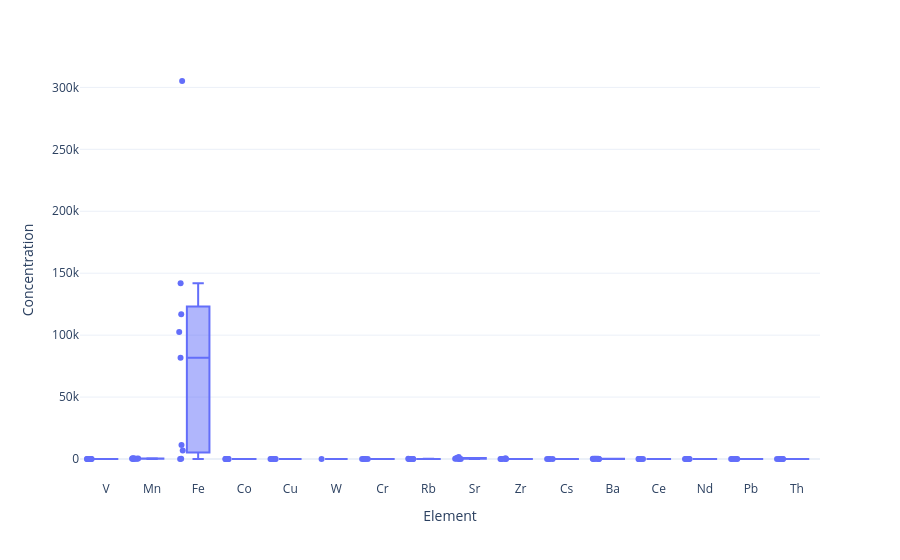

The notebook cell saved with this chart:
### Markdown cell above
### Bar graph (sediments)

### Code cell
# Sediment metal distributions

sm = pd.read_csv(os.path.join(DATA_DIR, "MAGs", "FENIX21", "sediment_metals.csv"))
df = sm.drop('ExpID', axis=1)

df.iloc[:, 2:] = df.iloc[:, 2:].apply(pd.to_numeric, errors='coerce')
df_melted = df.melt(id_vars=["SiteID"], var_name="Element", value_name="Concentration")
df_melted.dropna(subset=["Concentration"], inplace=True)

plt.figure(figsize=(20, 5))
sns.boxplot(x="Element", y="Concentration", data=df_melted)
#plt.ylim((0, 900)) 
plt.xticks(rotation=90)
plt.title("Sediment Metal Distributions")
plt.gca().set_facecolor('white') 

plt.show()

fig = px.box(df_melted, 
    x="Element", 
    y="Concentration", 
    points="all",  # Show all points, including outliers
    hover_data=["SiteID"], 
    #title="Sediment Metal Distributions",
    template="plotly_white"
)

fig.show()

### Figure 1 — Plotly figure (JSON) as saved in the notebook; plotly's stock layout.template omitted (floating-point values rounded to 4 significant figures)
{"data": [{"alignmentgroup": "True", "boxpoints": "all", "customdata": [["CG"], ["FE"], ["GA"], ["LS"], ["PI"], ["SI1"], ["SI2"], ["SP2"], ["VR"], ["CG"], ["FE"], ["GA"], ["LS"], ["PI"], ["SI1"], ["SI2"], ["SP2"], ["VR"], ["CG"], ["FE"], ["GA"], ["LS"], ["PI"], ["SI1"], ["SI2"], ["SP2"], ["VR"], ["FE"], ["GA"], ["LS"], ["PI"], ["SI1"], ["SI2"], ["VR"], ["GA"], ["LS"], ["PI"], ["SI1"], ["SI2"], ["VR"], ["PI"], ["FE"], ["PI"], ["SI1"], ["SI2"], ["SP2"], ["VR"], ["GA"], ["LS"], ["PI"], ["SI1"], ["SI2"], ["VR"], ["CG"], ["FE"], ["GA"], ["LS"], ["PI"], ["SI1"], ["SI2"], ["SP2"], ["VR"], ["GA"], ["LS"], ["PI"], ["SI1"], ["SI2"], ["VR"], ["GA"], ["PI"], ["SI1"], ["SI2"], ["CG"], ["GA"], ["LS"], ["PI"], ["SI1"], ["SI2"], ["SP2"], ["VR"], ["FE"], ["GA"], ["LS"], ["PI"], ["SI1"], ["SI2"], ["VR"], ["GA"], ["LS"], ["PI"], ["SI1"], ["SI2"], ["VR"], ["GA"], ["LS"], ["PI"], ["SI1"], ["VR"], ["GA"], ["LS"], ["PI"], ["SI1"], ["SI2"], ["VR"]], "hovertemplate": "Element=%{x}<br>Concentration=%{y}<br>SiteID=%{customdata[0]}<extra></extra>", "legendgroup": "", "marker": {"color": "#636efa"}, "name": "", "notched": false, "offsetgroup": "", "orientation": "v", "showlegend": false, "type": "box", "x": ["V", "V", "V", "V", "V", "V", "V", "V", "V", "Mn", "Mn", "Mn", "Mn", "Mn", "Mn", "Mn", "Mn", "Mn", "Fe", "Fe", "Fe", "Fe", "Fe", "Fe", "Fe", "Fe", "Fe", "Co", "Co", "Co", "Co", "Co", "Co", "Co", "Cu", "Cu", "Cu", "Cu", "Cu", "Cu", "W", "Cr", "Cr", "Cr", "Cr", "Cr", "Cr", "Rb", "Rb", "Rb", "Rb", "Rb", "Rb", "Sr", "Sr", "Sr", "Sr", "Sr", "Sr", "Sr", "Sr", "Sr", "Zr", "Zr", "Zr", "Zr", "Zr", "Zr", "Cs", "Cs", "Cs", "Cs", "Ba", "Ba", "Ba", "Ba", "Ba", "Ba", "Ba", "Ba", "Ce", "Ce", "Ce", "Ce", "Ce", "Ce", "Ce", "Nd", "Nd", "Nd", "Nd", "Nd", "Nd", "Pb", "Pb", "Pb", "Pb", "Pb", "Th", "Th", "Th", "Th", "Th", "Th"], "x0": " ", "xaxis": "x", "y": [0, 12.89, 28.17, 18.15, 26.59, 18.34, 13.96, 0, 54.19, 6.685, 501.1, 553.8, 484.5, 151.5, 205.3, 201.7, 182.9, 437.0, 120.6, 6892.0, 102600.0, 81770.0, 11220.0, 142000.0, 116900.0, 37.76, 305200.0, 5.282, 2.87, 3.625, 4.042, 4.869, 2.185, 12.57, 33.78, 14.96, 9.035, 19.11, 12.5, 17.15, 0.583, 3.588, 27.45, 14.49, 4.439, 0, 54.04, 123.2, 46.85, 96.99, 0, 15.49, 0, 1651.0, 207.1, 223.8, 41.93, 57.59, 842.4, 727.1, 419.9, 306.1, 46.89, 39.71, 635.6, 12.36, 20.47, 0, 23.89, 12.27, 25.23, 18.98, 37.14, 224.7, 64.05, 123.0, 173.2, 168.7, 125.9, 95.92, 6.73, 38.45, 42.49, 0, 31.26, 22.19, 21.67, 16.47, 16.51, 0, 15.17, 7.376, 11.65, 27.71, 24.4, 15.89, 18.84, 0, 7.955, 8.691, 0, 4.932, 3.737, 3.452], "y0": " ", "yaxis": "y"}], "layout": {"boxmode": "group", "legend": {"tracegroupgap": 0}, "margin": {"t": 60}, "xaxis": {"anchor": "y", "domain": [0, 1], "title": {"text": "Element"}}, "yaxis": {"anchor": "x", "domain": [0, 1], "title": {"text": "Concentration"}}}}
